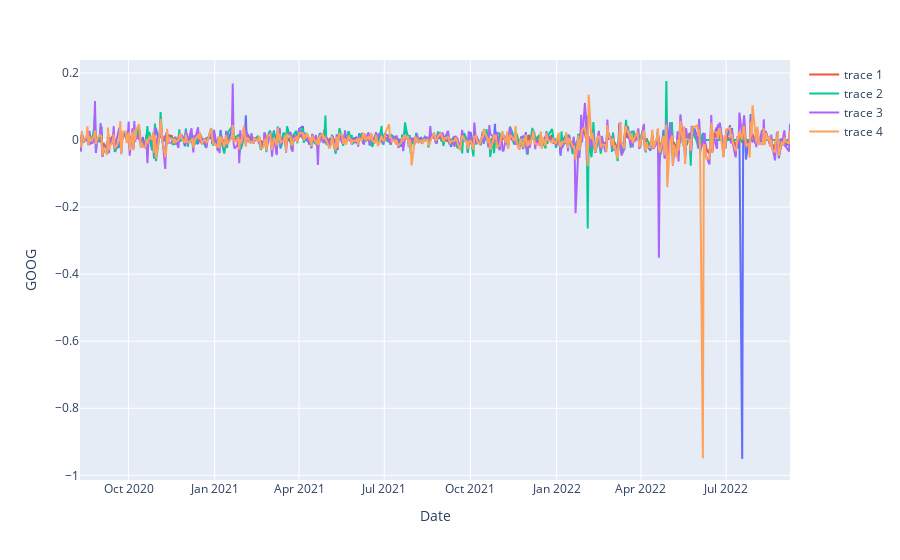

Notebook cell for this chart:
### Code cell
fig = px.line(tech_daily_returns, x="Date", y="GOOG")
# generate scatter plot
fig.add_scatter(x=tech_daily_returns['Date'], y=tech_daily_returns['SPY'])
fig.add_scatter(x=tech_daily_returns['Date'], y=tech_daily_returns['FB'])
fig.add_scatter(x=tech_daily_returns['Date'], y=tech_daily_returns['NFLX'])
fig.add_scatter(x=tech_daily_returns['Date'], y=tech_daily_returns['AMZN'])
fig.show()

### Figure 1 — Plotly figure (JSON) as saved in the notebook; plotly's stock layout.template omitted (floating-point values rounded to 4 significant figures; data arrays with more than 128 entries replaced by an {"elided": "..."} marker saying what was removed)
{"data": [{"hovertemplate": "Date=%{x}<br>GOOG=%{y}<extra></extra>", "legendgroup": "", "line": {"color": "#636efa", "dash": "solid"}, "marker": {"symbol": "circle"}, "mode": "lines", "name": "", "orientation": "v", "showlegend": false, "type": "scatter", "x": {"elided": "524 str values"}, "xaxis": "x", "y": {"elided": "524 float values"}, "yaxis": "y"}, {"type": "scatter", "x": {"elided": "524 str values"}, "y": {"elided": "524 float values"}}, {"type": "scatter", "x": {"elided": "524 str values"}, "y": {"elided": "524 float values"}}, {"type": "scatter", "x": {"elided": "524 str values"}, "y": {"elided": "524 float values"}}, {"type": "scatter", "x": {"elided": "524 str values"}, "y": {"elided": "524 float values"}}], "layout": {"legend": {"tracegroupgap": 0}, "margin": {"t": 60}, "xaxis": {"anchor": "y", "domain": [0, 1], "title": {"text": "Date"}}, "yaxis": {"anchor": "x", "domain": [0, 1], "title": {"text": "GOOG"}}}}
